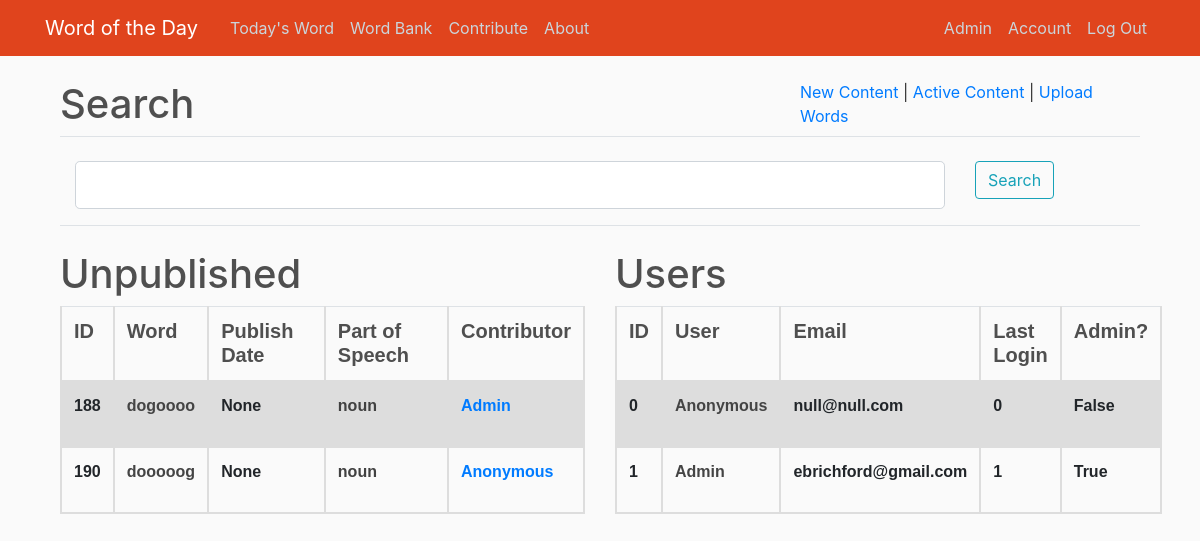
Page /admin (signed in) on the earlier database version.
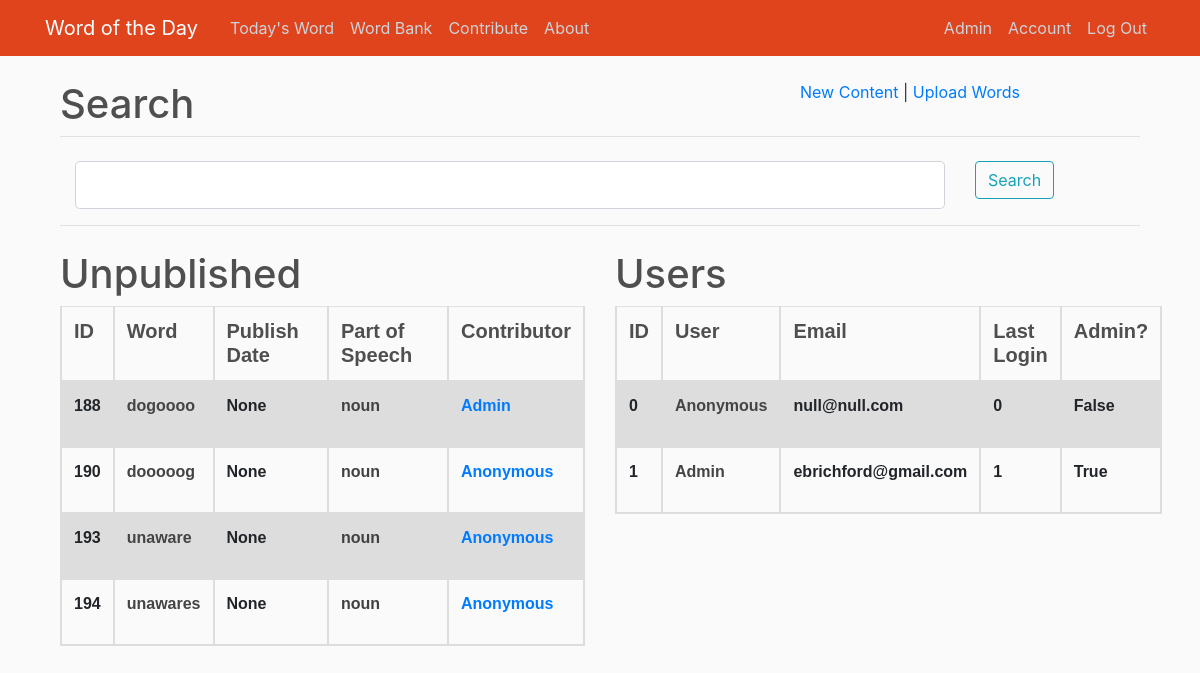
Same page on the later database version.
### wotd/models.py (models this page shows, shortened)
class Word(db.Model):
    id = db.Column(db.Integer, primary_key=True)
    word = db.Column(db.String(100), nullable=False)
    partOfSpeech_id = db.Column(db.Integer, db.ForeignKey('part_of_speech.id'), nullable=False)
    definition = db.Column(db.Text, nullable=False)
    exampleSentence = db.Column(db.Text, nullable=False)
    ipa = db.Column(db.Text, nullable=True)
    date_added = db.Column(db.DateTime, nullable=False, default=datetime.utcnow)
    date_published = db.Column(db.Date, nullable=True)
    user_id = db.Column(db.Integer, db.ForeignKey('user.id'), nullable=True)

class PartOfSpeech(db.Model):
    id = db.Column(db.Integer, primary_key=True)
    partOfSpeech = db.Column(db.String(100), nullable=False)
    words = db.relationship('Word', backref='part_o_speech', lazy=True)

class User(db.Model, UserMixin):
    id = db.Column(db.Integer, primary_key=True)
    username = db.Column(db.String(20), unique=True, nullable=False)
    email = db.Column(db.String(120), unique=True, nullable=False)
    image_file = db.Column(db.String(20), nullable=False, default='default.jpg')
    password = db.Column(db.String(60), nullable=False)
    isAdmin = db.Column(db.Boolean, nullable=False, default=False)
    words = db.relationship('Word', backref='contributor', lazy=True)

### wotd/routes.py (the view)
@app.route("/admin", methods=['GET', 'POST'])
@login_required
def admin():
    if current_user.isAdmin is False:
        return redirect(url_for('home'))
    content = Content.query.filter_by(isActive=True).first()
    if content is None:
        cid = 0
    else:
        cid = content.id
    form = SearchForm()
    if form.validate_on_submit and form.search_data.data is not None:
        return redirect(url_for('admin_search', search_term=form.search_data.data))
    today = datetime.date(datetime.now())
    all_words = Word.query.order_by(Word.date_published.desc()).all()
    future = [x for x in all_words if x.date_published == None or x.date_published > today]
    users = User.query.all()
    return render_template('admin.html'
                           , title='Admin'
                           , unpublished=future
                           , users=users
                           , form=form
                           , content_id=cid)

### wotd/forms.py
class SearchForm(FlaskForm):
    search_data = StringField('Search')
    submit = SubmitField('Search')

### wotd/models.py (called while the page is built)
@login_manager.user_loader
def load_user(user_id):
    return User.query.get(int(user_id))

### wotd/templates/admin.html (shortened to what the changed rows need)
{% extends "layout.html" %}
{% block content %}
    <div class="container">
        <div class="row">
            <div class="col-md-8">
                <h1>Search</h1>
            </div>
            <div class="col-md-4">
                <a href="{{ url_for('content_new') }}">New Content</a>
                {% if content_id != 0 %}
                <a> | </a>
                <a href="{{ url_for('content_update', content_id=content_id) }}">Active Content</a>
                {% endif %}
                <a> | </a>
                <a href="{{ url_for('import_words') }}">Upload Words</a>
            </div>
        </div>
    </div>
    <div class="container">
        <div class="row">
            <div class="col-md-6">
                <h1>Unpublished</h1>
                <table class="table">
                    <tr class="tr">
                        <th><h5 class="article-header">ID</h5></th>
                        <th><h5 class="article-header">Word</h5></th>
                        <th><h5 class="article-header">Publish Date</h5></th>
                        <th><h5 class="article-header">Part of Speech</h5></th>
                        <th><h5 class="article-header">Contributor</h5></th>
                    </tr>
                {% for word in unpublished %}
                    <tr class="tr">
                        <th>
                            <b><a class="article-content">{{ word.id }}</a></b>
                        </th>
                        <th>
                            <b><a class="article-title" href="{{ url_for('word', word_id = word.id) }}">{{ word.word }}</a></b>
                        </th>
                        <th>
                            <p class="text-content">{{ word.date_published }}</p>
                        </th>
                        <th>
                            <p class="article-content">{{ word.part_o_speech.partOfSpeech }}</p>
                        </th>
                        <th>
                            <a class="mr-2" href="{{ url_for('word_bank_user', user_id = word.contributor.id) }}">{{ word.contributor.username }}</a>
                        </th>
                    </tr>
                {% endfor %}
                </table>
            </div>
            <div class="col-md-6">
                <h1>Users</h1>
                <table class="table">
                    <tr class="tr">
                        <th><h5 class="article-header">ID</h5></th>
                        <th><h5 class="article-header">User</h5></th>
                        <th><h5 class="article-header">Email</h5></th>
                        <th><h5 class="article-header">Last Login</h5></th>
                        <th><h5 class="article-header">Admin?</h5></th>
                    </tr>
                {% for user in users %}
                    <tr class="tr">
                        <th>
                            <b><a class="article-content">{{ user.id }}</a></b>
                        </th>
                        <th>
                            <b><a class="article-title" href="{{ url_for('account_admin', user_id = user.id) }}">{{ user.username }}</a></b>
                        </th>
                        <th>
                            <p class="text-content">{{ user.email }}</p>
                        </th>
                        <th>
                            <p class="text-content">{{ user.id }}</p>
                        </th>
                        <th>
                            <a class="text-content">{{ user.isAdmin }}</a>
                        </th>
                    </tr>
                {% endfor %}
                </table>
            </div>
        </div>
    </div>
{% endblock content %}

Differences in the rows shown:
added Word: id "193", word "unaware", date_published "None", part_o_speech.partOfSpeech "noun", contributor.username "Anonymous"
added Word: id "194", word "unawares", date_published "None", part_o_speech.partOfSpeech "noun", contributor.username "Anonymous"
Other differences:
text no longer shown: "| Active Content"
